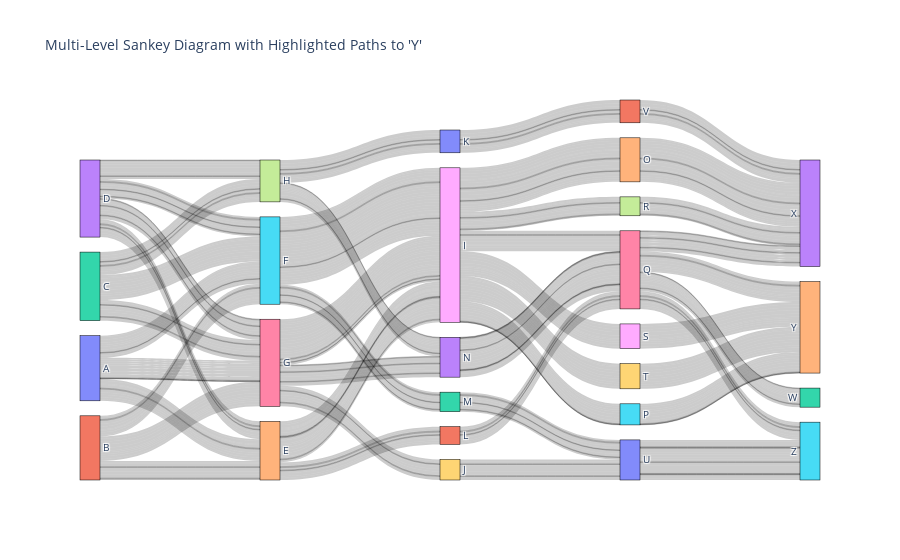

The code cell stored with this chart in its notebook:
### Code cell
# Load the dataset
data = pd.read_csv(file_path)

# Function to create a mapping of each unique step to a unique integer
def create_node_mapping(data):
    unique_nodes = set()
    for col in data.columns[2:-1]:  # Exclude 'Link', 'ID', and 'Size' columns
        unique_nodes.update(data[col].unique())
    return {node: i for i, node in enumerate(sorted(unique_nodes))}

# Create the node mapping
node_mapping = create_node_mapping(data)

# Prepare source, target, and value lists for the Sankey diagram
sources = []
targets = []
values = []
colors = []  # For link colors

target_node = 'Y'  # Specify your target node here
target_index = node_mapping[target_node]

# Function to check if a path leads to the target
def leads_to_target(current_index, data, node_mapping, target_index):
    if current_index == target_index:
        return True
    next_steps = data[data.iloc[:, 2] == list(node_mapping.keys())[current_index]]
    for _, row in next_steps.iterrows():
        for i in range(2, len(data.columns) - 2):
            if row[i] == list(node_mapping.keys())[current_index]:
                if leads_to_target(node_mapping[row[i + 1]], data, node_mapping, target_index):
                    return True
    return False

# Populate source, target, values, and colors
for _, row in data.iterrows():
    for i in range(2, len(data.columns) - 2):
        source = node_mapping[row[i]]
        target = node_mapping[row[i + 1]]
        value = row['Size']
        sources.append(source)
        targets.append(target)
        values.append(value)
        # Highlight if it leads to the target node
        colors.append('rgba(255, 0, 0, 1)' if leads_to_target(source, data, node_mapping, target_index) else 'rgba(0, 0, 0, 0.2)')

# Create the Sankey diagram
fig = go.Figure(data=[go.Sankey(
    node=dict(
        pad=15,
        thickness=20,
        line=dict(color="black", width=0.5),
        label=list(node_mapping.keys())
    ),
    link=dict(
        source=sources,
        target=targets,
        value=values,
        color=colors  # Add custom colors
    )
)])

fig.update_layout(title_text=f"Multi-Level Sankey Diagram with Highlighted Paths to '{target_node}'", font_size=10)
fig.show()

### Figure 1 — Plotly figure (JSON) as saved in the notebook; plotly's stock layout.template omitted (floating-point values rounded to 4 significant figures; data arrays with more than 128 entries replaced by an {"elided": "..."} marker saying what was removed)
{"data": [{"link": {"color": {"elided": "520 str values"}, "source": {"elided": "520 int values"}, "target": {"elided": "520 int values"}, "value": {"elided": "520 int values"}}, "node": {"label": ["A", "B", "C", "D", "E", "F", "G", "H", "I", "J", "K", "L", "M", "N", "O", "P", "Q", "R", "S", "T", "U", "V", "W", "X", "Y", "Z"], "line": {"color": "black", "width": 0.5}, "pad": 15, "thickness": 20}, "type": "sankey"}], "layout": {"font": {"size": 10}, "title": {"text": "Multi-Level Sankey Diagram with Highlighted Paths to 'Y'"}}}
